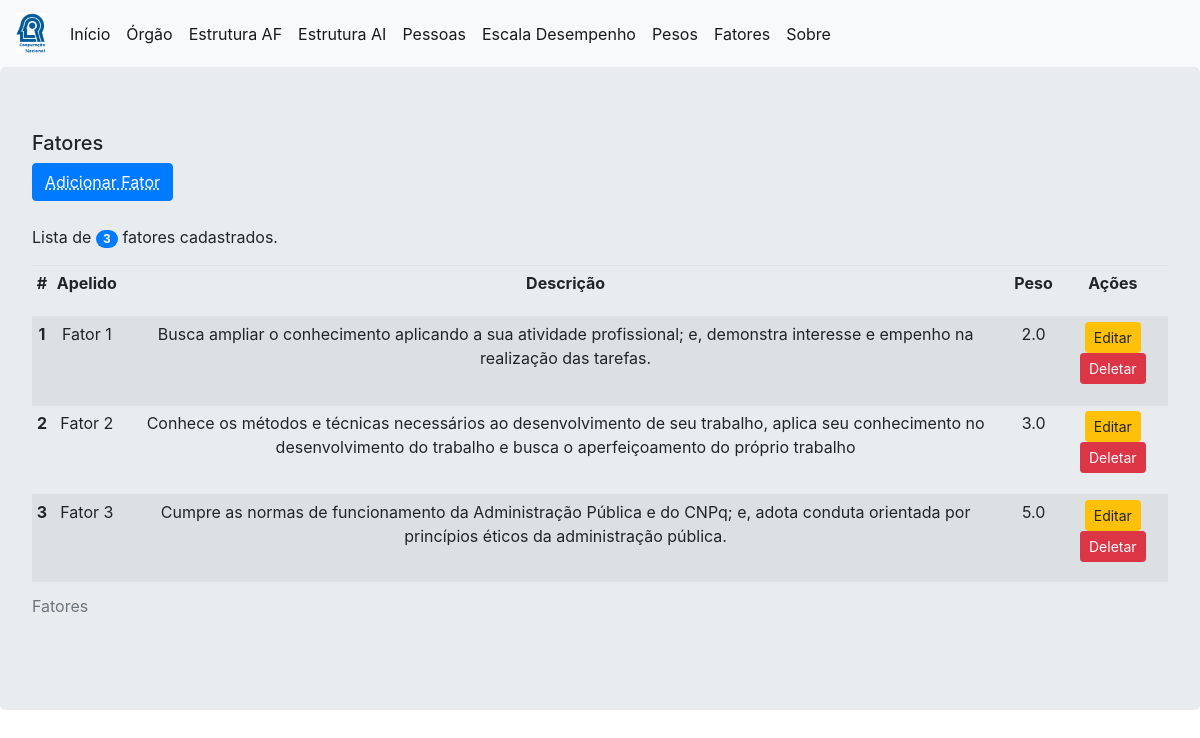
Screenshot of /lista_fatores with the database file from the repository.
### project/models.py (models this page shows, shortened)
class Fatores (db.Model):
    __tablename__ = "fatores"
    id      = db.Column(db.Integer,primary_key=True)
    apelido = db.Column(db.String)
    desc    = db.Column(db.String)
    peso    = db.Column(db.Float)

### project/core/views.py (the view)
@core.route('/lista_fatores')
def lista_fatores():
    fatores = db.session.query(Fatores).order_by(Fatores.apelido).all()
    return render_template('lista_fatores.html', fatores=fatores)

### app.py (called while the page is built)
@app.template_filter('decimal_com_virgula')
def decimal_com_virgula(valor):
    if valor == None or valor == '':
        return 0
    else:
        return locale.format_string('%.1f',valor,grouping=True)

### project/templates/lista_fatores.html (shortened to what this page needs)
{% extends "base.html" %}
{% block content %}
<div class="jumbotron">
  <h5>Fatores</h5>
    <div class="row">
      <div class="col">
        <a href="{{url_for('core.add_fatores')}}" class="btn btn-primary" role="button" aria-pressed="false">
          <abbr title="Adicionar um novo fator.">Adicionar Fator</a>
      </div>
    </div>
<br>
<caption>
  <div class="row">
      <div class="col">
        <p>Lista de <span class="badge badge-pill badge-primary">{{fatores|length}}</span> fatores cadastrados.</p>
      </div>
  </div>
</caption>
  <table class="table table-striped table-hover table-sm">
    <caption>Fatores</caption>
    <thead>
      <tr>
        <th scope="col"><p align="center">#</p></th>
        <th scope="col"><p align="center">Apelido</p></th>
        <th scope="col"><p align="center">Descrição</p></th>
        <th scope="col"><p align="center">Peso</p></th>
        <th scope="col"><p align="center">Ações</p></th>
      </tr>
    </thead>
    <tbody>
      {% for fator in fatores %}
        <tr>
          <th scope="row"><p align="center">{{fatores.index(fator) + 1}}</p></th>
          <td><p align="center">{{fator.apelido}}</p></td>
          <td><p align="center">{{fator.desc}}</p></td>
          <td><p align="center">{{fator.peso|decimal_com_virgula}}</p></td>
          <td><p align="center">
            <a href="{{url_for('core.edit_fatores', fator_id=fator.id)}}" class="btn btn-sm btn-warning">Editar</a>
            <button type="button" class="btn btn-sm btn-danger" data-toggle='modal' data-target='#del_modal{{fator.id}}'>Deletar</button>
          </p></td>
        </tr>
      {% endfor %}
    </tbody>
  </table>
</div>
{% endblock %}

### rows the page displays
Fatores: fatores "1", apelido "Fator 1", desc "Busca ampliar o conhecimento aplicando a sua atividade profissional; e, demonstra interesse e empenho na realização das tarefas.", peso|decimal_com_virgula "2.0"
Fatores: fatores "2", apelido "Fator 2", desc "Conhece os métodos e técnicas necessários ao desenvolvimento de seu trabalho, aplica seu conhecimento no desenvolvimento do trabalho e busca o aperfeiçoamento do próprio trabalho", peso|decimal_com_virgula "3.0"
Fatores: fatores "3", apelido "Fator 3", desc "Cumpre as normas de funcionamento da Administração Pública e do CNPq; e, adota conduta orientada por princípios éticos da administração pública.", peso|decimal_com_virgula "5.0"

### other values shown
{{ fatores|length }} "3"
